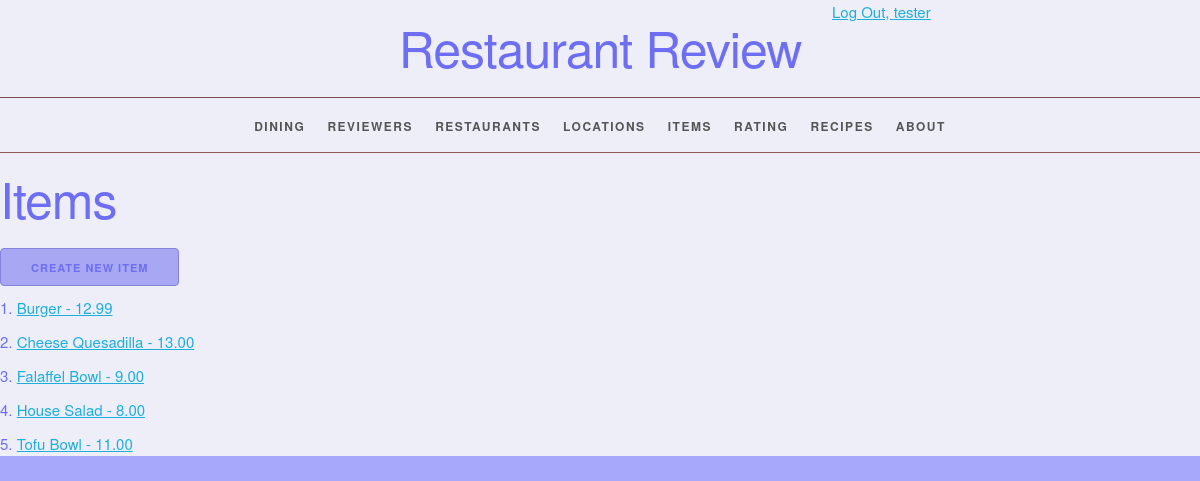
The page /item/ (signed in) on the database its author committed.
### restaurantreview/models.py (models this page shows, shortened)
class Item(models.Model):
    item_id = models.AutoField(primary_key=True)
    item_name = models.CharField(max_length=45)
    item_cost = models.DecimalField(decimal_places=2, max_digits=6)
    recipe = models.ForeignKey(Recipe, related_name="items", on_delete=models.PROTECT, null=True)
    def __str__(self):
        return '%s - %s' % (self.item_name, self.item_cost)
    def get_absolute_url(self):
        return reverse('restaurantreview_item_detail_urlpattern',
                       kwargs={'pk': self.pk})
    class Meta:
        ordering = ['item_name', 'item_cost']

### restaurantreview/views.py (the view)
class ItemList(LoginRequiredMixin, PermissionRequiredMixin, PageLinksMixin, ListView):
    model = Item
    permission_required = 'restaurantreview.view_item'

### restaurantreview/utils.py (called while the page is built, shortened)
    def get_context_data(self, **kwargs):
        context = super().get_context_data(
            **kwargs)
        page = context.get('page_obj')
        return context

### restaurantreview/templates/restaurantreview/item_list.html (shortened to what this page needs)
{% extends 'restaurantreview/base.html' %}
{% block content %}
    <h1>Items</h1>
    {% block create_button %}
        {% if perms.restaurantreview.add_item %}
            <a
                    href="{% url 'restaurantreview_item_create_urlpattern' %}"
                    class="button button-primary">
                Create New Item</a>
        {% endif %}
    {% endblock %}
    <ol>
        {% for item in item_list %}
            <li>
                <a href="{{ item.get_absolute_url }}">
                    {{ item }}</a>
            </li>
        {% empty %}
            <li><em> There are no items.</em></li>
        {% endfor %}
    </ol>
{% endblock %}

### restaurantreview/templates/restaurantreview/base.html (shortened to what this page needs)
{% load static %}
<!DOCTYPE html>
<html lang="en">
<head>
    <link rel="stylesheet" type="text/css"
          href="{% static 'restaurantreview/normalize.css' %}?version=4">
    <link rel="stylesheet" type="text/css"
          href="{% static 'restaurantreview/skeleton.css' %}?version=4">
    <link rel="stylesheet" type="text/css"
          href="{% static 'restaurantreview/style.css' %}?version=4">
</head>
<body>
<div>
    <div class="status row">
        <div class="offset-by-eight four columns">
            <ul class="inline">
                {% if user.is_authenticated %}
                    <li><a href="{% url 'logout_urlpattern' %}">
                        Log Out, {{ user.get_username }}</a></li>
                {% else %}
                    <li><a href="{% url 'login_urlpattern' %}">
                        Log In</a></li>
                {% endif %}
            </ul>
        </div>
    </div>
    <header>
        <h1>Restaurant Review</h1>
    </header>
    <nav>
        <ul>
            {% if perms.restaurantreview.view_dine %}
                <li>
                    <a href="{% url 'restaurantreview_dine_list_urlpattern' %}">
                        Dining</a></li>
            {% endif %}
            {% if perms.restaurantreview.view_reviewer %}
                <li>
                    <a href="{% url 'restaurantreview_reviewer_list_urlpattern' %}">
                        Reviewers</a></li>
            {% endif %}
            {% if perms.restaurantreview.view_restaurant %}
                <li>
                    <a href="{% url 'restaurantreview_restaurant_list_urlpattern' %}">
                        Restaurants</a></li>
            {% endif %}
            {% if perms.restaurantreview.view_location %}
                <li>
                    <a href="{% url 'restaurantreview_location_list_urlpattern' %}">
                        Locations</a></li>
            {% endif %}
            {% if perms.restaurantreview.view_item %}
                <li>
                    <a href="{% url 'restaurantreview_item_list_urlpattern' %}">
                        Items</a></li>
            {% endif %}
            {% if perms.restaurantreview.view_rating %}
                <li>
                    <a href="{% url 'restaurantreview_rating_list_urlpattern' %}">
                        Rating</a></li>
            {% endif %}
            {% if perms.restaurantreview.view_recipe %}
                <li>
                    <a href="{% url 'restaurantreview_recipe_list_urlpattern' %}">
                        Recipes</a></li>
            {% endif %}
            <li>
                <a href="{% url 'about_urlpattern' %}">
                    About</a></li>
        </ul>
    </nav>
    <main>
        {% block content %}
        {% endblock %}
    </main>
</div>
</body>
</html>

### restaurantreview/static/restaurantreview/skeleton.css (style rules this page uses)
.column, .columns { width: 100%; float: left; box-sizing: border-box; }
@media (min-width: 550px) { .column, .columns { margin-left: 4%; } }
@media (min-width: 550px) { .column:first-child, .columns:first-child { margin-left: 0; } }
@media (min-width: 550px) { .four.columns { width: 30.6666666667%; } }
@media (min-width: 550px) { .offset-by-eight.column, .offset-by-eight.columns { margin-left: 69.3333333333%; } }
html { font-size: 62.5%; }
body { font-size: 1.5em; line-height: 1.6; font-weight: 450; font-family: "Raleway", "HelveticaNeue", "Helvetica Neue", Helvetica, Arial, sans-serif; color: #6e6ef3; }
h1, h2, h3, h4, h5, h6 { margin-top: 0; margin-bottom: 2rem; font-weight: 300; }
h1 { font-size: 4.0rem; line-height: 1.2; letter-spacing: -.1rem; }
@media (min-width: 550px) { h1 { font-size: 5.0rem; } }
a { color: #1EAEDB; }
.button, button, input[type="submit"], input[type="reset"], input[type="button"] { display: inline-block; height: 38px; padding: 0 30px; color: #555; text-align: center; font-size: 11px; font-weight: 600; line-height: 38px; letter-spacing: .1rem; text-transform: uppercase; text-decoration: none; white-space: nowrap; background-color: transparent; border-radius: 4px; border: 1px solid #bbb; cursor: pointer; box-sizing: border-box; }
.button.button-primary, button.button-primary, input[type="submit"].button-primary, input[type="reset"].button-primary, input[type="button"].button-primary { color: #6e6ef3; background-color: #a7a7f3; border-color: #8282d7; }
ul { list-style: circle inside; }
ol { list-style: decimal inside; }
ol, ul { padding-left: 0; margin-top: 0; }
li { margin-bottom: 1rem; }
button, .button { margin-bottom: 1rem; }
pre, blockquote, dl, figure, table, p, ul, ol, form { margin-bottom: 2.5rem; }
.container:after, .row:after, .u-cf { content: ""; display: table; clear: both; }

### restaurantreview/static/restaurantreview/style.css (style rules this page uses)
html { height: 100%; background-color: #a7a7fc; }
body { background-color: #eeeef8; }
body > div > header { text-align: center;; }
header h1 { display: inline-block; font-weight: normal; font-style: normal; width: 100%; margin-top: 0; padding-top: 0; }
nav { border-top: 1px solid #774b4b; width: 100%; border-bottom: 1px solid #915959; margin: 0 0 1em; padding: 0; }
nav ul { margin: 0; padding: 1em 0; list-style-type: none; text-align: center; }
nav ul li { display: inline; padding: 0; margin: 0 0.25em; font-weight: 600; text-transform: uppercase; text-align: center; font-size: 1rem; letter-spacing: .10rem; }
@media (min-width: 400px) { nav ul li { letter-spacing: .15rem; font-size: 1.2rem; margin: 0 0.5em; } }
@media (min-width: 550px) { nav ul li { margin: 0 0.75em; } }
nav ul li a { color: #555; text-decoration: none; background-color: transparent; cursor: pointer; }
.inline { list-style-type: none; padding: 0; margin: 0 0 -0.5em; }
.inline li { display: inline; }

### rows shown on the page
Item: item_name+item_cost "Burger - 12.99"
Item: item_name+item_cost "Cheese Quesadilla - 13.00"
Item: item_name+item_cost "Falaffel Bowl - 9.00"
Item: item_name+item_cost "House Salad - 8.00"
Item: item_name+item_cost "Tofu Bowl - 11.00"

### other values the page prints
{{ user.get_username }} "tester"
